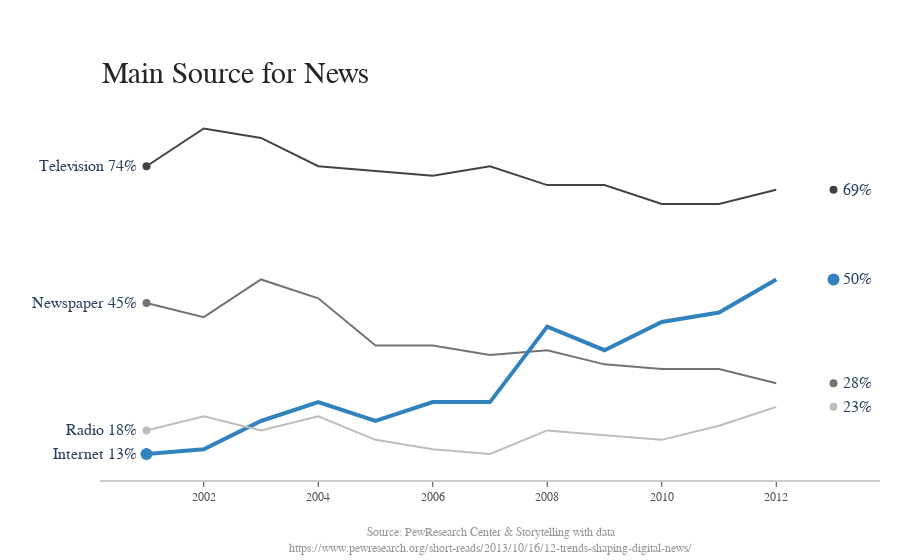

This figure's notebook cell:
### Code cell
title = 'Main Source for News'
labels = df.columns
colors = ['rgb(67,67,67)', 'rgb(115,115,115)', 'rgb(49,130,189)', 'rgb(189,189,189)']

mode_size = [8, 8, 12, 8]
line_size = [2, 2, 4, 2]

fig = go.Figure()

for i in range(0, 4):
    fig.add_trace(
        go.Scatter(x=df['Year'], 
                   y=df.iloc[:,i+1], 
                   mode='lines',
                   name=labels[i],
                   line=dict(color=colors[i], 
                             width=line_size[i]),
                   connectgaps=True,)
                   )

    # endpoints
    fig.add_trace(go.Scatter(
        x=[df['Year'].min(), df['Year'].max()+1],
        y=[df.iloc[:,i+1].values[0], df.iloc[:,i+1].values[-1]],
        mode='markers',
        marker=dict(color=colors[i], size=mode_size[i])
    ))

fig.update_layout(
    xaxis=dict(
        showline=True,
        showgrid=False,
        showticklabels=True,
        linecolor='rgb(204, 204, 204)',
        linewidth=2,
        ticks='outside',
        tickfont=dict(
            family='Arial',
            size=12,
            color='rgb(82, 82, 82)',
        ),
    ),
    yaxis=dict(
        showgrid=False,
        zeroline=False,
        showline=False,
        showticklabels=False,
    ),
    autosize=False,
    margin=dict(
        autoexpand=False,
        l=100,
        r=20,
        t=110,
    ),
    showlegend=False,
    plot_bgcolor='white'
)

annotations = []

for i in range(0, 4):
    # labeling the left_side of the plot
    annotations.append(dict(xref='paper', x=.05, y=df.iloc[:,i+1].values[0],
                                  xanchor='right', yanchor='middle',
                                  text=labels[i+1] + ' {}%'.format(df.iloc[:,i+1].values[0]),
                                  font=dict(family='Arial',
                                            size=16),
                                  showarrow=False))
    # labeling the right_side of the plot
    annotations.append(dict(xref='paper', x=0.95, y=df.iloc[:,i+1].values[11],
                                  xanchor='left', yanchor='middle',
                                  text='{}%'.format(df.iloc[:,i+1].values[11]),
                                  font=dict(family='Arial',
                                            size=16),
                                  showarrow=False))

# Title
annotations.append(dict(xref='paper', yref='paper', x=0.0, y=1.05,
                              xanchor='left', yanchor='bottom',
                              text='Main Source for News',
                              font=dict(family='Arial',
                                        size=30,
                                        color='rgb(37,37,37)'),
                              showarrow=False))
# Source
annotations.append(dict(xref='paper', yref='paper', x=0.5, y=-0.12,
                              xanchor='center', yanchor='top',
                              text='Source: PewResearch Center & ' +
                                   'Storytelling with data' + 
                                   '<br>https://www.pewresearch.org/short-reads/2013/10/16/12-trends-shaping-digital-news/',
                              font=dict(family='Arial',
                                        size=12,
                                        color='rgb(150,150,150)'),
                              showarrow=False))

fig.update_layout(annotations=annotations)
fig.write_image("./images/ch07_32.png", width=800, height=600)
fig.show()

### Figure 1 — Plotly figure (JSON) as saved in the notebook; plotly's stock layout.template omitted (floating-point values rounded to 4 significant figures)
{"data": [{"connectgaps": true, "line": {"color": "rgb(67,67,67)", "width": 2}, "mode": "lines", "name": "Year", "type": "scatter", "x": [2001, 2002, 2003, 2004, 2005, 2006, 2007, 2008, 2009, 2010, 2011, 2012], "y": [74, 82, 80, 74, 73, 72, 74, 70, 70, 66, 66, 69]}, {"marker": {"color": "rgb(67,67,67)", "size": 8}, "mode": "markers", "type": "scatter", "x": [2001, 2013], "y": [74, 69]}, {"connectgaps": true, "line": {"color": "rgb(115,115,115)", "width": 2}, "mode": "lines", "name": "Television", "type": "scatter", "x": [2001, 2002, 2003, 2004, 2005, 2006, 2007, 2008, 2009, 2010, 2011, 2012], "y": [45, 42, 50, 46, 36, 36, 34, 35, 32, 31, 31, 28]}, {"marker": {"color": "rgb(115,115,115)", "size": 8}, "mode": "markers", "type": "scatter", "x": [2001, 2013], "y": [45, 28]}, {"connectgaps": true, "line": {"color": "rgb(49,130,189)", "width": 4}, "mode": "lines", "name": "Newspaper", "type": "scatter", "x": [2001, 2002, 2003, 2004, 2005, 2006, 2007, 2008, 2009, 2010, 2011, 2012], "y": [13, 14, 20, 24, 20, 24, 24, 40, 35, 41, 43, 50]}, {"marker": {"color": "rgb(49,130,189)", "size": 12}, "mode": "markers", "type": "scatter", "x": [2001, 2013], "y": [13, 50]}, {"connectgaps": true, "line": {"color": "rgb(189,189,189)", "width": 2}, "mode": "lines", "name": "Internet", "type": "scatter", "x": [2001, 2002, 2003, 2004, 2005, 2006, 2007, 2008, 2009, 2010, 2011, 2012], "y": [18, 21, 18, 21, 16, 14, 13, 18, 17, 16, 19, 23]}, {"marker": {"color": "rgb(189,189,189)", "size": 8}, "mode": "markers", "type": "scatter", "x": [2001, 2013], "y": [18, 23]}], "layout": {"annotations": [{"font": {"family": "Arial", "size": 16}, "showarrow": false, "text": "Television 74%", "x": 0.05, "xanchor": "right", "xref": "paper", "y": 74, "yanchor": "middle"}, {"font": {"family": "Arial", "size": 16}, "showarrow": false, "text": "69%", "x": 0.95, "xanchor": "left", "xref": "paper", "y": 69, "yanchor": "middle"}, {"font": {"family": "Arial", "size": 16}, "showarrow": false, "text": "Newspaper 45%", "x": 0.05, "xanchor": "right", "xref": "paper", "y": 45, "yanchor": "middle"}, {"font": {"family": "Arial", "size": 16}, "showarrow": false, "text": "28%", "x": 0.95, "xanchor": "left", "xref": "paper", "y": 28, "yanchor": "middle"}, {"font": {"family": "Arial", "size": 16}, "showarrow": false, "text": "Internet 13%", "x": 0.05, "xanchor": "right", "xref": "paper", "y": 13, "yanchor": "middle"}, {"font": {"family": "Arial", "size": 16}, "showarrow": false, "text": "50%", "x": 0.95, "xanchor": "left", "xref": "paper", "y": 50, "yanchor": "middle"}, {"font": {"family": "Arial", "size": 16}, "showarrow": false, "text": "Radio 18%", "x": 0.05, "xanchor": "right", "xref": "paper", "y": 18, "yanchor": "middle"}, {"font": {"family": "Arial", "size": 16}, "showarrow": false, "text": "23%", "x": 0.95, "xanchor": "left", "xref": "paper", "y": 23, "yanchor": "middle"}, {"font": {"color": "rgb(37,37,37)", "family": "Arial", "size": 30}, "showarrow": false, "text": "Main Source for News", "x": 0, "xanchor": "left", "xref": "paper", "y": 1.05, "yanchor": "bottom", "yref": "paper"}, {"font": {"color": "rgb(150,150,150)", "family": "Arial", "size": 12}, "showarrow": false, "text": "Source: PewResearch Center & Storytelling with data<br>https://www.pewresearch.org/short-reads/2013/10/16/12-trends-shaping-digital-news/", "x": 0.5, "xanchor": "center", "xref": "paper", "y": -0.12, "yanchor": "top", "yref": "paper"}], "autosize": false, "margin": {"autoexpand": false, "l": 100, "r": 20, "t": 110}, "plot_bgcolor": "white", "showlegend": false, "xaxis": {"linecolor": "rgb(204, 204, 204)", "linewidth": 2, "showgrid": false, "showline": true, "showticklabels": true, "tickfont": {"color": "rgb(82, 82, 82)", "family": "Arial", "size": 12}, "ticks": "outside"}, "yaxis": {"showgrid": false, "showline": false, "showticklabels": false, "zeroline": false}}}
